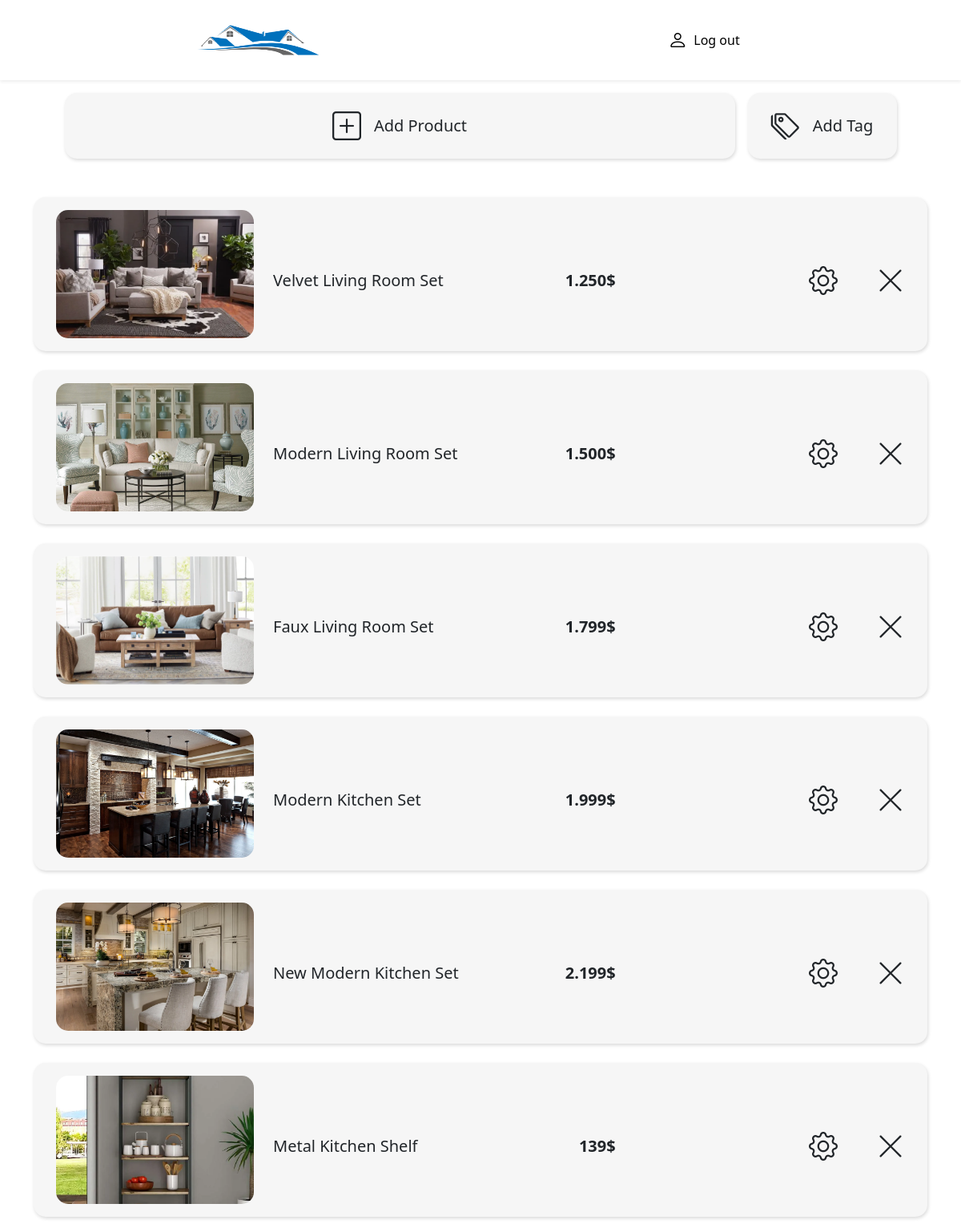
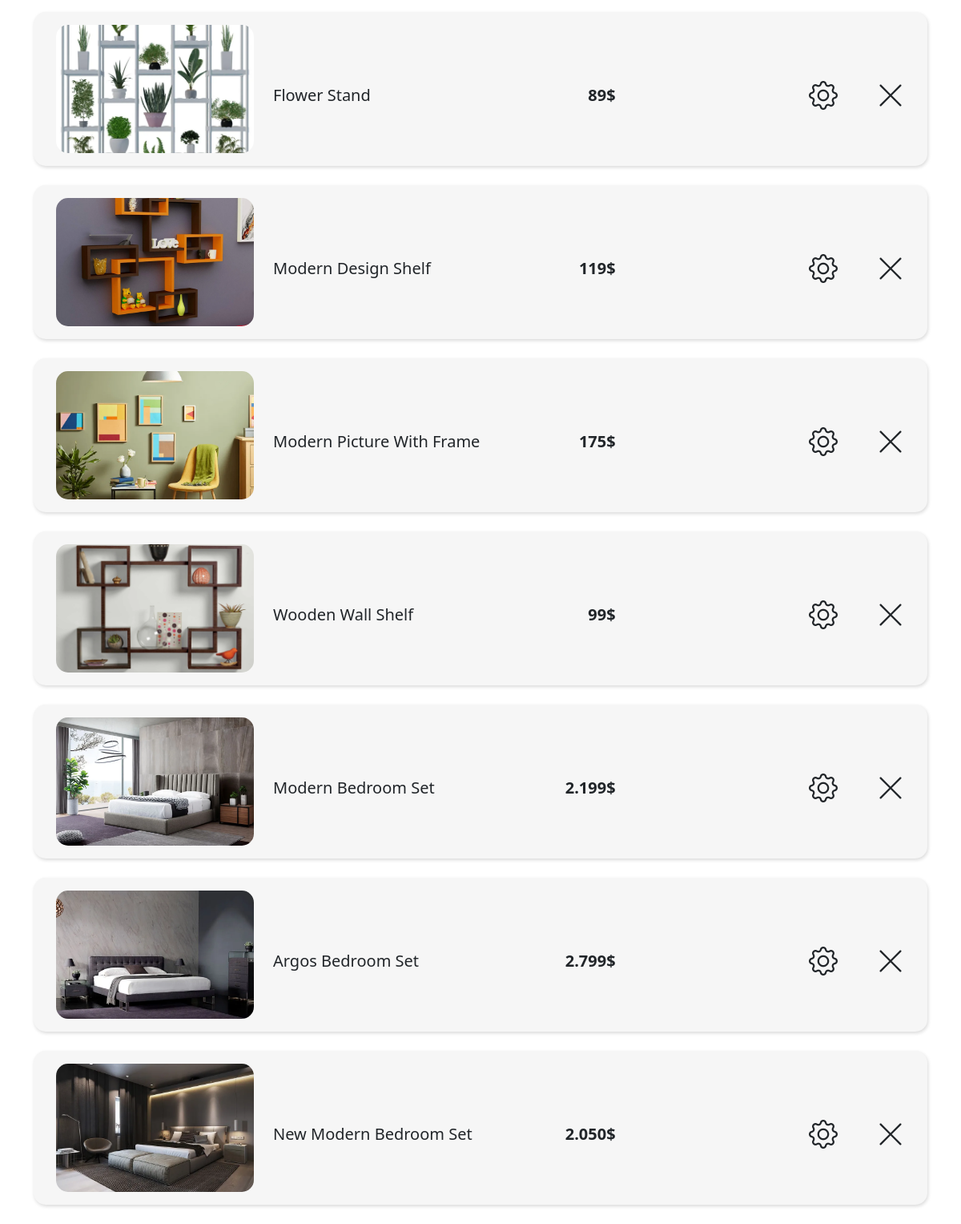
Screenshot of /panel/panel.php (signed in) with the database file from the repository (2 pictures, top to bottom).
### tables this page shows
CREATE TABLE `products` (
  `id` int(11) NOT NULL,
  `name` varchar(250) NOT NULL,
  `price` varchar(250) NOT NULL,
  `link` varchar(250) NOT NULL,
  `image` varchar(250) NOT NULL
);

### panel/panel.php (the view, shortened to what this page needs)
<?php
require '../db.php';
$query = mysqli_query($conn, "SELECT * FROM products");
?>
<!DOCTYPE html>
<html lang="en">
<head>
    <link rel="stylesheet" href="../styles/style.css" />
    <link href="https://cdn.jsdelivr.net/npm/bootstrap@5.0.2/dist/css/bootstrap.min.css" rel="stylesheet">
    <link rel="stylesheet" href="https://cdn.jsdelivr.net/npm/bootstrap-icons@1.8.3/font/bootstrap-icons.css">
</head>
<body>
    <?php if(!isset($_SESSION['admin'])){ ?>
    <div class="modal d-block" id="staticBackdrop" data-bs-backdrop="static" data-bs-keyboard="false" tabindex="-1" aria-labelledby="staticBackdropLabel" aria-hidden="true">
        <div class="modal-dialog modal-dialog-centered">
            <div class="modal-content">
                <div class="modal-header">
                    <h4 class="modal-title mx-auto" id="staticBackdropLabel">Admin Panel</h4>
                </div>
                <div class="modal-body p-4">
                    <form id="loginFrm" action="../login.php" method="POST">
                        <div class="my-3">
                            <label class="mb-2">Username</label>
                            <div class="input">
                                <input type="text" name="username" id="username">
                            </div>
                        </div>
                        <div class="my-4">
                            <label class="mb-2">Password</label>
                            <div class="input">
                                <input type="password" name="password" id="password">
                            </div>
                        </div>
                    </form>
                </div>
                <div class="modal-footer">
                    <button
                        type="submit"
                        form="loginFrm"
                        class="btn button"
                    >Login
                    </button>
                </div>
            </div>
        </div>
    </div>
    <?php } else {?>
    <header class="shadow-sm">
        <div class="container">
            <div class="row mx-auto">
                <div class="col-6">
                    <div class="d-flex align-items-center justify-content-center h-100">
                        <a href="../index.php"><img src="../img/logo.png" alt="Logo" width="165" height="100"></a>
                     </div>
                </div>
                <div class="col-6">
                    <div class="d-flex align-items-center justify-content-center h-100">
                        <div id="signout" class="d-flex gap-2">
                            <i class="bi-person"></i>
                            <a href="../logout.php" class="d-flex align-items-center"><span class="header-text"> Log out</span></a>
                        </div>
                    </div>
                </div>
            </div>
        </div>
    </header>
    <main class="mt-3">
        <div class="container">
            <div class="row mx-auto justify-content-center gap-3">
                <div class="col-12 col-md-9 product__container">
                    <div class="d-flex align-items-center justify-content-center w-100" data-bs-toggle="modal" data-bs-target="#product__add" style="cursor: pointer;">
                        <button class="btn">
                            <i class="product__button bi-plus-square d-flex align-items-center mx-auto gap-3">
                                <span style="font-size: 20px; font-style: normal;">Add Product</span>
                            </i>
                        </button>
                    </div>
                </div>
                <div id="tag__container" class="col-12 col-md-2 product__container">
                    <div class="d-flex align-items-center justify-content-center w-100" data-bs-toggle="modal" data-bs-target="#tag__add" style="cursor: pointer;">
                        <button class="btn">
                            <i class="product__button bi-tags d-flex align-items-center mx-auto gap-3">
                                <span style="font-size: 20px; font-style: normal;">Add Tag</span>
                            </i>
                        </button>
                    </div>
                </div>
            </div>
            <div class="row mt-5 mb-4 gap-4">
                <?php
                    while($row = mysqli_fetch_row($query)){
                        $id = $row[0];
                        $name = $row[1];
                        $price = $row[2];
                        $image = $row[4];
                ?>
                <div class="col-12">
                    <div class="product__container">
                        <div class="row flex-column flex-md-row w-100 mx-auto">
                            <div class="col-12 col-md-4 col-lg-3">
                                <img id="product__img" src="../img/static/<?php echo $image  ?>">
                            </div>
                            <div class="col-12 col-md-5 col-lg-5">
                                <div id="product__info" class="d-flex justify-content-center align-items-center h-100 mt-2 md-md-0">
                                    <span id="product__id">
                                        <?php echo $name ?>
                                    </span>
                                    <b id="product__price">
                                        <?php echo $price ?>
                                    </b>
                                </div>
                            </div>
                            <div class="col-12 col-md-3 col-lg-4">
                                <div class="d-flex justify-content-center justify-content-md-end align-items-center h-100 gap-5 mt-2 md-md-0">
                                    <a data-bs-toggle="modal" data-bs-target="#product__settings<?php echo $id ?>"><i id="productSettings" class="product__button bi-gear"></i></a>
                                    <a data-bs-toggle="modal" data-bs-target="#product__remove<?php echo $id ?>"><i id="productRemove" class="product__button bi-x-lg"></i></a>
                                </div>
                            </div>
                        </div>
                    </div>
                </div>
                <?php } ?>
            </div>
        </div>
    </main>
    <?php } ?>
</body>
</html>

### styles/style.css (style rules this page uses)
a, a:hover, a:visited, a:active { color: inherit !important; text-decoration: none !important; }
.header-text { color: #000; font-size: 14px; }
#signout { cursor: pointer; color: #000; }
#signout span, #signout i { -webkit-transition: color 250ms ease-in-out; transition: color 250ms ease-in-out; }
#signout i { font-size: 24px; }
#signout span { font-size: 16px; margin-top: auto; margin-bottom: auto; }
.product__container { display: -webkit-box; display: -ms-flexbox; display: flex; padding: 16px; background-color: #F6F6F6; border-radius: 15px; -webkit-box-shadow: 1px 2px 4px rgba(0, 0, 0, 0.15); box-shadow: 1px 2px 4px rgba(0, 0, 0, 0.15); -webkit-transition: -webkit-box-shadow 250ms ease-in-out; transition: -webkit-box-shadow 250ms ease-in-out; transition: box-shadow 250ms ease-in-out; transition: box-shadow 250ms ease-in-out, -webkit-box-shadow 250ms ease-in-out; }
.product__container .product__button { cursor: pointer; font-size: 36px; }
.product__container #product__img { -o-object-fit: cover; object-fit: cover; border-radius: 15px; width: 100%; height: 160px; }
.product__container #product__info #product__price { font-size: 20px; margin-left: auto; }
.product__container #product__info #product__id { font-size: 20px; margin-right: auto; }

### rows the page displays
products: image (picture), name "Velvet Living Room Set", price "1.250$"
products: image (picture), name "Modern Living Room Set", price "1.500$"
products: image (picture), name "Faux Living Room Set", price "1.799$"
products: image (picture), name "Modern Kitchen Set", price "1.999$"
products: image (picture), name "New Modern Kitchen Set", price "2.199$"
products: image (picture), name "Metal Kitchen Shelf", price "139$"
products: image (picture), name "Flower Stand", price "89$"
products: image (picture), name "Modern Design Shelf", price "119$"
products: image (picture), name "Modern Picture With Frame", price "175$"
products: image (picture), name "Wooden Wall Shelf", price "99$"
products: image (picture), name "Modern Bedroom Set", price "2.199$"
products: image (picture), name "Argos Bedroom Set", price "2.799$"
products: image (picture), name "New Modern Bedroom Set", price "2.050$"
